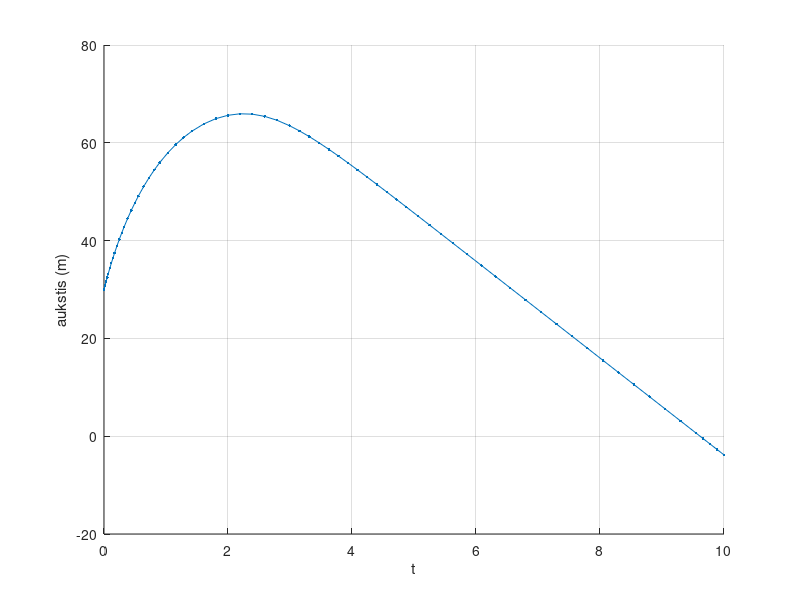
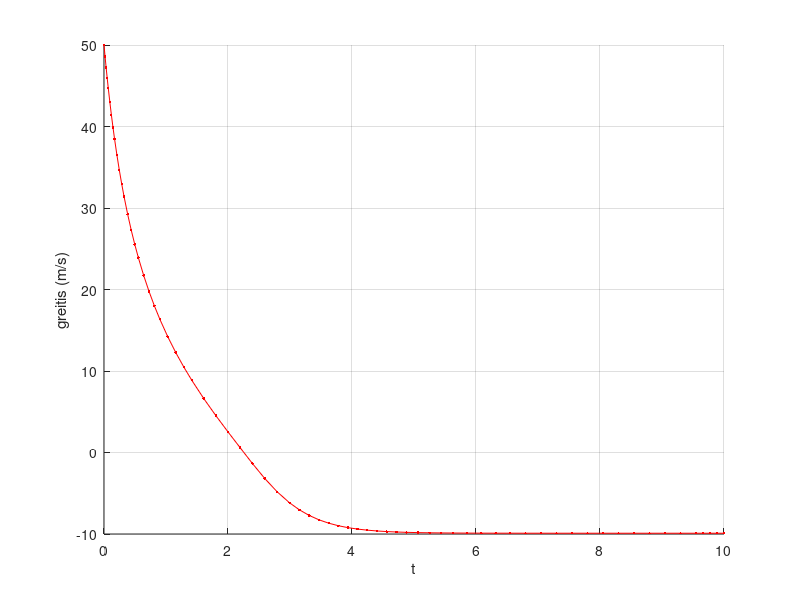
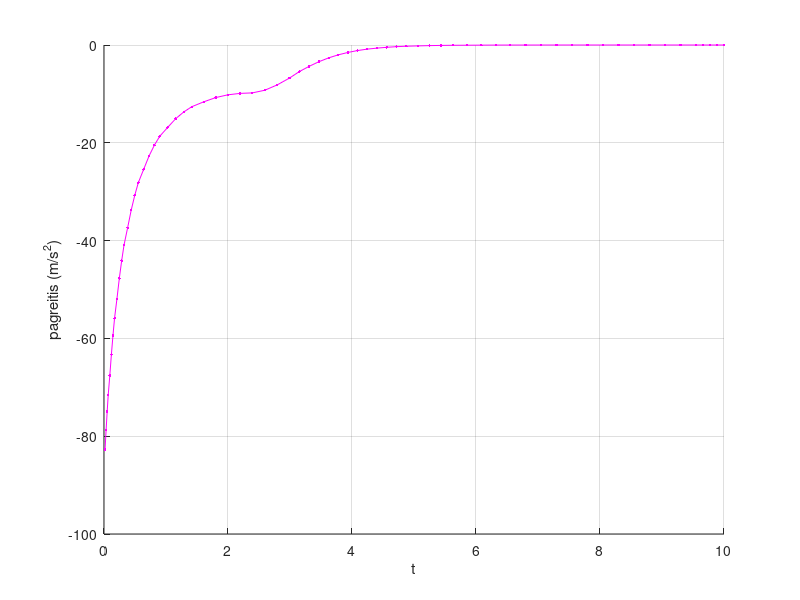

MATLAB code for these plots, in order:
function Ode
global g m k1 k2;
k1 = 0.015;
k2 = 0.05;
g = -9.81;
m = 0.5;
v0 = 50;
h0 = 30;

v=v0;

Tmax = 10;
%%%%%%%%%%%%%%%%%%%%%%%%%%%%%%%%%%%%%%%%%%%%%%%%%%%%%%%%%%%%%%%%
%sprendimas ode45 funkcija
[T,X]=ode45(@fun,[0 Tmax],[h0; v]);
acc = diff(X(:,2))./diff(T);
%%%%%%%%%%%%%%%%%%%%%%%%%%%%%%%%%%%%%%%%%%%%%%%%%%%%%%%%%%%%%%%%
figure(1); hold on; grid on;
xlabel('t');
ylabel('aukstis (m)');
plot(T,X(:,1),'.-');
figure(2); hold on; grid on;
xlabel('t');
ylabel('greitis (m/s)');
plot(T,X(:,2), 'r.-');
figure(3); hold on; grid on;
xlabel('t');
ylabel('pagreitis (m/s^2)');
plot(T(2:end), acc, 'm.-');
legend1={'Aukstis',...
    'Greitis',...
    'Pagreitis'};
%legend(legend1);
    function hv=fun(t,y)
        if(y(2) > 0)
            dv=((m*g)-(k1*y(2).^2))./m;
        else
            dv=((m*g)+(k2*y(2).^2))./m;
        end
        hv=[y(2); dv];
    end
end